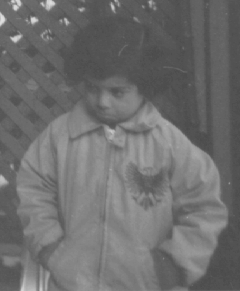
%> input picture Image Processing Project/pout.tif, 240 x 291 px
$ octave HistogramEqualization.m   (GNU Octave 9; MATLAB toolbox functions it lacks are replaced by stand-ins)
%> lines starting %> are read from the running program, lines starting %| are printed output that depends on the picture

GIm=imread('pout.tif');
%> GIm is the input picture: size 291x240 uint8; min 74, max 224, mean 110.3


numofpixels=size(GIm,1)*size(GIm,2);
%> numofpixels = 69840


figure,imshow(GIm);
title('Original Image');
figure,imhist(GIm);


HIm=uint8(zeros(size(GIm,1),size(GIm,2)));

freq=zeros(256,1);

probf=zeros(256,1);

probc=zeros(256,1);

cum=zeros(256,1);

output=zeros(256,1);


%freq counts the occurrence of each pixel value.

%The probability of each occurrence is calculated by probf.


for i=1:size(GIm,1)

    for j=1:size(GIm,2)

        value=GIm(i,j);

        freq(value+1)=freq(value+1)+1;

        probf(value+1)=freq(value+1)/numofpixels;

    end

end
%> after the loop, freq = 256 values, max 3628 at index 83, min 0 at index 1, mean 272.8; probf = 256 values, max 0.0519 at index 83, min 0 at index 1, mean 0.00391


sum=0;

no_bins=255;


%The cumulative distribution probability is calculated.

for i=1:size(probf)

   sum=sum+freq(i);

   cum(i)=sum;

   probc(i)=cum(i)/numofpixels;

   output(i)=round(probc(i)*no_bins);

end
%> after the loop, cum = 256 values from 0 to 69840; output = 256 values from 0 to 255; probc = 256 values from 0 to 1; sum = 69840

for i=1:size(GIm,1)

    for j=1:size(GIm,2)

            HIm(i,j)=output(GIm(i,j)+1);

    end

end
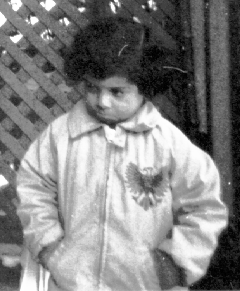
%> HIm: size 291x240 uint8; min 0, max 255, mean 130.4
title('Histogram equalization');
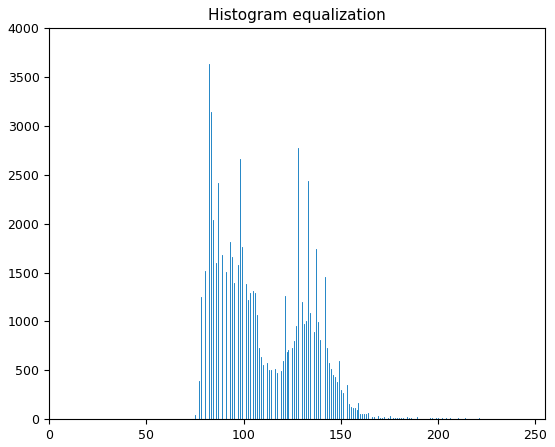
%> figure redrawn from the program's plot data; highest point at x = 82, y = 3628
figure,imshow(HIm);
title('Histogram equalization');
figure,imhist(HIm);
%> after `imhist(HIm)`:
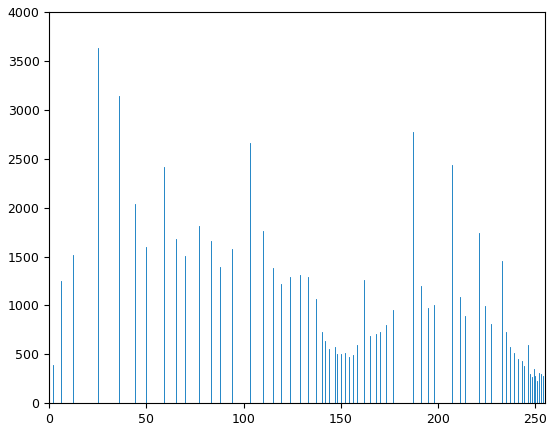
%> figure redrawn from the program's plot data; highest point at x = 25, y = 3628
